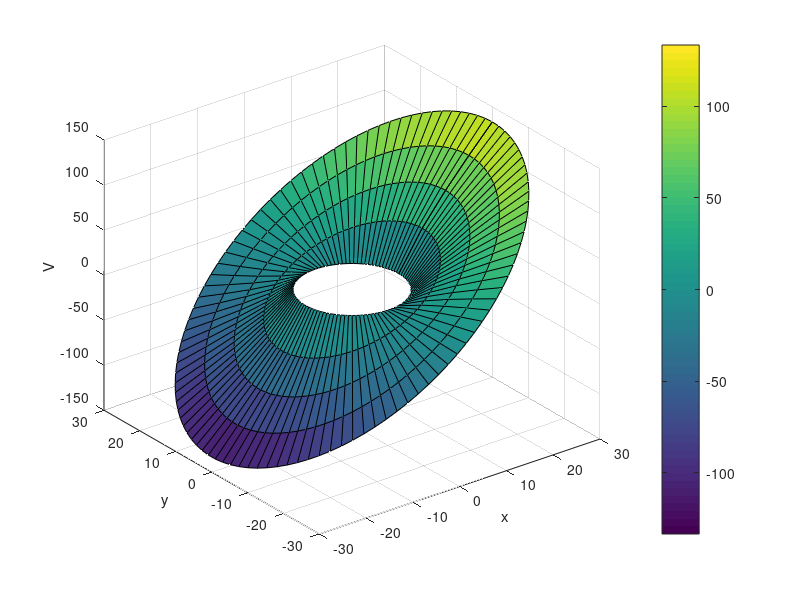

This chart was generated by the following MATLAB code:
clc

theta = linspace(0,2*pi);
r = 10;
s = linspace(10,30,5);
e_0 = 8.84*10^-12;
E_0 = 5;

[theta, s] = meshgrid(theta, s);

z = -E_0.*s.*cos(theta).*(((r.^2)./(s.^2))-1);
[x,y,z] = pol2cart(theta, s, z);
surf(x,y,z)
colorbar
xlabel("x")
ylabel("y")
zlabel("V")

% subplot(1,2,2)
% x = s.*cos(theta);
% y = s.*sin(theta);
% z = -E_0.*s.*cos(theta).*(((r.^2)./(s.^2))-1);
% z = -E_0.*((x.^2+y.^2).^(1/2)).*cos(atan(y./x)).*(((r.^2)./(((x.^2+y.^2).^(1/2)).^2))-1);
% 
% [U,V] = gradient(-z);
% quiver3(x,y,z,U,V,z)
% xlabel("x")
% ylabel("y")
% zlabel("V")

